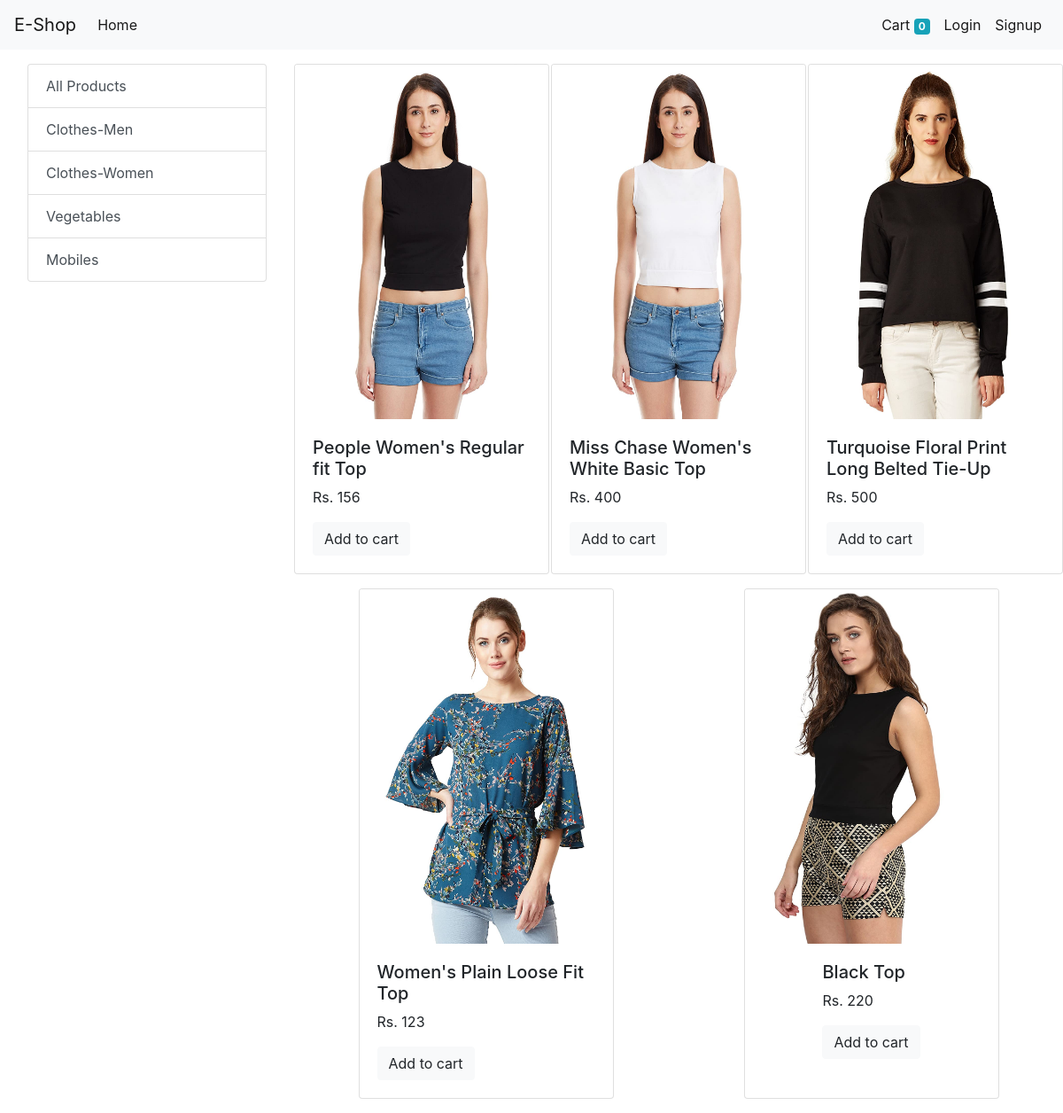
The app's page /?category=4 with its own data.
### store/models/category.py (models this page shows, shortened)
class Category(models.Model):
    name=models.CharField(max_length=100)
    @staticmethod
    def get_all_categories():
        return Category.objects.all()

### store/models/product.py (models this page shows, shortened)
class Product(models.Model):
    name=models.CharField(max_length=100)
    price=models.IntegerField(default=0)
    description=models.CharField(max_length=200,null=False)
    image=models.ImageField(upload_to='uploads/products/')
    category=models.ForeignKey(Category,on_delete=models.CASCADE,default=1)
    @staticmethod
    def get_all_products():
        return Product.objects.all()
    @staticmethod
    def get_products_byId(category_r):
        if category_r:
            return Product.objects.filter(category=category_r)
        else:
            return Product.objects.all()

### store/views.py (the view, shortened to what this page needs)
# urls.py: 2. Add a URL to urlpatterns:  path('', views.home, name='home')
def home(request):
    if request.method=='GET':
        if not request.session.get('cart'):
            request.session['cart']={}
        products=product.Product.get_all_products()
        category_r=request.GET.get('category')
        if category_r ==0:
            products=product.Product.get_all_products()
        else:
            products=product.Product.get_products_byId(category_r)
        categories=category.Category.get_all_categories()
        return render(request,'store/home.htm',{'prds':products,'cat':categories})

### store/templatetags/cart.py (called while the page is built)
@register.filter(name='is_in_cart')
def is_in_cart(product,cart):
    if str(product) in cart.keys():
        return True
    else:
        return False

### store/templates/store/home.htm (shortened to what this page needs)
{% extends 'store/base.htm' %}
{% block content %}
{% load cart %}
<div class="container-fluid mt-3 ml-3 ">
    <div class="row">
        <div class="col-lg-3">
            <div class="list-group">
                <a href='/' class="list-group-item list-group-item-action ">All Products</a>
                {% for i in cat %}
                <a href="/?category={{i.id}}" class="list-group-item list-group-item-action ">{{i.name}}</a>
                {% endfor %}
            </div>
        </div>
        <div id="products" class="col-lg-9 mx-auto">
            <div class="row mx-auto">
                {% for i in prds %}
              <div class="card mx-auto mb-3" id={{i.id}} style="width: 18rem;">
                  <img style="height: 400px;" class="card-img-top"  src={{i.image.url}} alt="...">
                  <div class="card-body mx-auto">
                    <h5 class={{i.name}}>{{i.name}}</h5>
                    <p class="card-text">Rs. {{i.price}}</p>
                    <div class='cart-footer row no-gutters'>
                        {% if i.id|is_in_cart:request.session.cart%}
                        <div class="row" >
                            <form action="/#{{i.id}}" method="POST" class="col-2 ">
                                {% csrf_token %}
                                <input hidden type="text" name='remove' value={{i.id}}>
                                <input type="submit" value="-" class="btn btn-block btn-light">
                            </form>
                            <div class="text-center col-8">{{i.id|cart_count:request.session.cart}} in cart</div>
                            <form action="/#{{i.id}}" method="POST" class="col-2 ">
                            {% csrf_token %}
                                <input hidden type="text" name='id' value={{i.id}}>
                                <input type="submit" value="+" class="btn btn-block btn-light">
                            </form>
                        </div>
                        {% else %}
                        <form action="/#{{i.id}}" method="POST" class="btn-blovk">
                            <input type='submit' class="float-right btn-block btn btn-light" value="Add to cart">
                            </form>
                        {% endif %}
                    </div>
                  </div>
                </div>
                {% endfor %}
          </div>
        </div>
    </div>
</div>
{% endblock %}

### records on screen
Category: name "Clothes-Men"
Category: name "Clothes-Women"
Category: name "Vegetables"
Category: name "Mobiles"
Product: image (picture), name "People Women's Regular fit Top", price "156"
Product: image (picture), name "Miss Chase Women's White Basic Top", price "400"
Product: image (picture), name "Turquoise Floral Print Long Belted Tie-Up", price "500"
Product: image (picture), name "Women's Plain Loose Fit Top", price "123"
Product: image (picture), name "Black Top", price "220"

### other values on screen
{{ request.session.cart.keys|length }} "0"
